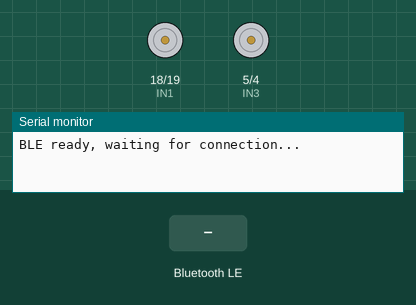
Recording of a sketch running on a simulated ESP32. On the bench: motor-driver pin pairs drawn as motors (green arrow = first pin HIGH = forward, orange = second pin HIGH = backward, longer = more drive, scaled by the enable pin), the last lines printed to the serial monitor. The inputs (shaded band) are chosen by the test bench. Nothing arrives over Bluetooth unless stated; a phone connects over Bluetooth LE 3 s after start.

Above: at 1.2 s.
1.3 s: Bluetooth LE write "FORWARD" received
At 2.5 s:
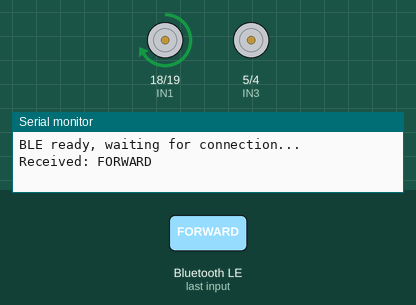
2.8 s: Bluetooth LE write "BACKWARD" received
At 3.6 s:
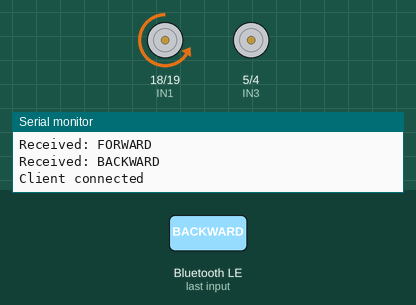
4.3 s: Bluetooth LE write "LEFT" received
At 4.7 s:
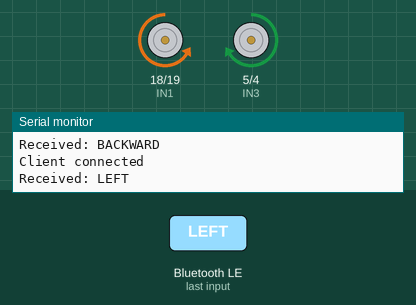
5.8 s: Bluetooth LE write "RIGHT" received
At 7.0 s:
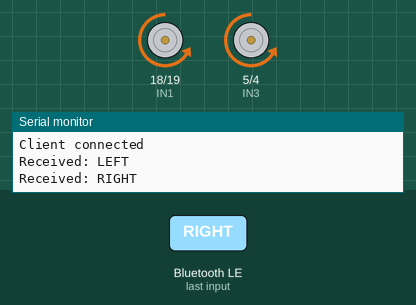
7.3 s: Bluetooth LE write "DRIVE_LEFT" received
At 8.2 s:
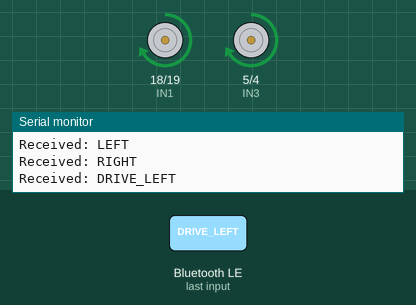
8.8 s: Bluetooth LE write "DRIVE_RIGHT" received
At 9.4 s:
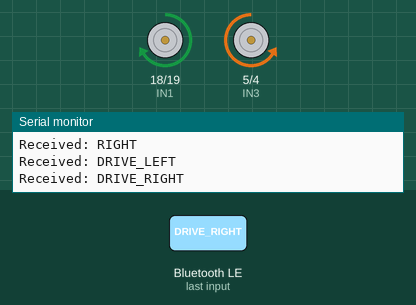
Timing chart, 0 to 11.3 s (numbered marks = the images above; inputs shaded):
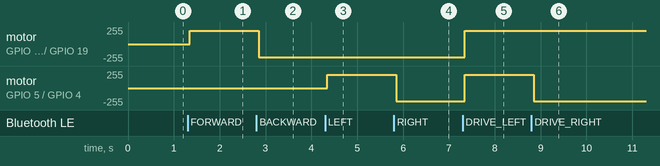

The sketch:

MonsterTruck.ino
```cpp
#include <BLEDevice.h>
#include <BLEServer.h>
#include <BLEUtils.h>
#include <BLE2902.h>

#define SERVICE_UUID           "6E400001-B5A3-F393-E0A9-E50E24DCCA9E"
#define CHARACTERISTIC_UUID_RX "6E400002-B5A3-F393-E0A9-E50E24DCCA9E"
#define CHARACTERISTIC_UUID_TX "6E400003-B5A3-F393-E0A9-E50E24DCCA9E"

#define IN1 18
#define IN2 19
#define EN1 16

#define IN3 5
#define IN4 4
#define EN2 17

#define ACTION_TIME 300
#define BUFFER_TIME 10


void driveForward(int speed) {
  digitalWrite(IN1, HIGH);
  digitalWrite(IN2, LOW);
  ledcWrite(EN1, speed);
}

void driveBackward(int speed) {
  digitalWrite(IN1, LOW);
  digitalWrite(IN2, HIGH);
  ledcWrite(EN1, speed);
}

void steerLeft(int speed) {
  digitalWrite(IN3, HIGH);
  digitalWrite(IN4, LOW);
  ledcWrite(EN2, speed);
}

void steerRight(int speed) {
  digitalWrite(IN3, LOW);
  digitalWrite(IN4, HIGH);
  ledcWrite(EN2, speed);
}

void stopDrive() { ledcWrite(EN1, 0); }
void stopSteer() { ledcWrite(EN2, 0); }

BLECharacteristic *pTxCharacteristic;

bool deviceConnected = false;
bool needsAdvertisingRestart = false;

class ServerCallbacks : public BLEServerCallbacks {
  void onConnect(BLEServer *pServer) {
    deviceConnected = true;
    Serial.println("Client connected");
  }
  void onDisconnect(BLEServer *pServer) {
    deviceConnected = false;
    needsAdvertisingRestart = true;
    Serial.println("Client disconnected");
  }
};

class RxCallbacks : public BLECharacteristicCallbacks {
  void onWrite(BLECharacteristic *pCharacteristic) {
    String value = pCharacteristic->getValue().c_str();
    value.trim();

    Serial.print("Received: ");
    Serial.println(value);

    if (value == "FORWARD") {
      driveForward(200);
    } else if (value == "BACKWARD") {
      driveBackward(200);
    } else if (value == "LEFT") {
      steerLeft(200);
    } else if (value == "RIGHT") {
      steerRight(200);
    } else if (value == "DRIVE_LEFT") {
      driveForward(200);
      steerLeft(200);
    } else if (value == "DRIVE_RIGHT") {
      driveForward(200);
      steerRight(200);
    } else if (value == "STOP") {
      stopDrive();
      stopSteer();
    }
  }
};

void setup() {
  Serial.begin(115200);

  pinMode(IN1, OUTPUT);
  pinMode(IN2, OUTPUT);
  pinMode(IN3, OUTPUT);
  pinMode(IN4, OUTPUT);
  ledcAttach(EN1, 1000, 8);
  ledcAttach(EN2, 1000, 8);

  BLEDevice::init("Monster_Truck");

  BLEServer *pServer = BLEDevice::createServer();
  pServer->setCallbacks(new ServerCallbacks());

  BLEService *pService = pServer->createService(SERVICE_UUID);

  pTxCharacteristic = pService->createCharacteristic(
    CHARACTERISTIC_UUID_TX,
    BLECharacteristic::PROPERTY_NOTIFY
  );
  pTxCharacteristic->addDescriptor(new BLE2902());

  BLECharacteristic *pRxCharacteristic = pService->createCharacteristic(
    CHARACTERISTIC_UUID_RX,
    BLECharacteristic::PROPERTY_WRITE
  );
  pRxCharacteristic->setCallbacks(new RxCallbacks());

  pService->start();
  pServer->getAdvertising()->start();
  Serial.println("BLE ready, waiting for connection...");
}


void loop() {
  //for when client restarts
  if (needsAdvertisingRestart) {
    needsAdvertisingRestart = false;
    delay(500);
    BLEDevice::getAdvertising()->start();
    Serial.println("Advertising restarted");
  }
}
```

Measured:
- after the input at 1.3 s, motor on GPIO 18 (IN1) / GPIO 19 (IN2): stopped → forward 199/255 after 0.05 s
- after the input at 2.8 s, motor on GPIO 18 (IN1) / GPIO 19 (IN2): forward 199/255 → backward 199/255 after 0.05 s
- after the input at 4.3 s, motor on GPIO 5 (IN3) / GPIO 4 (IN4): stopped → forward 199/255 after 0.05 s
- after the input at 5.8 s, motor on GPIO 5 (IN3) / GPIO 4 (IN4): forward 199/255 → backward 199/255 after 0.05 s
- after the input at 7.3 s, motor on GPIO 18 (IN1) / GPIO 19 (IN2), motor on GPIO 5 (IN3) / GPIO 4 (IN4): backward 199/255 → forward 199/255 after 0.05 s
- after the input at 8.8 s, motor on GPIO 5 (IN3) / GPIO 4 (IN4): forward 199/255 → backward 199/255 after 0.05 s
